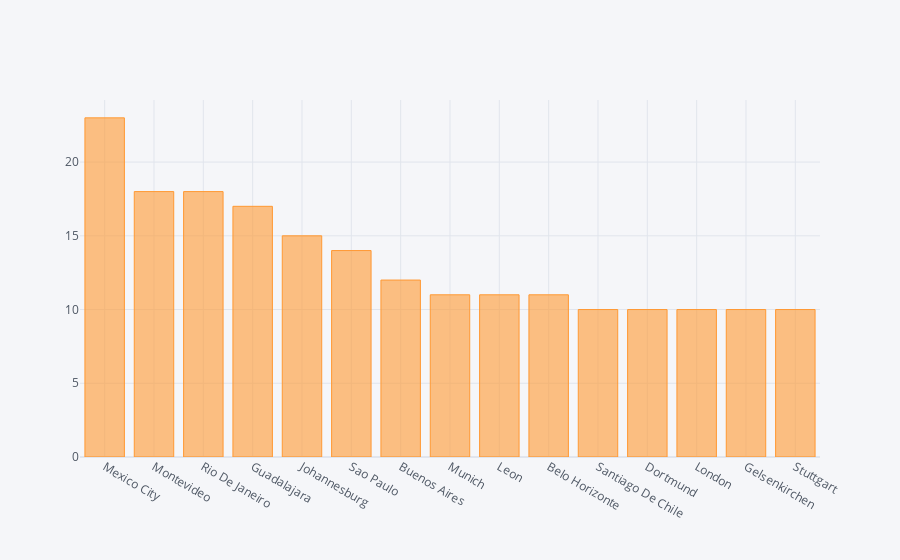

The notebook cell saved with this chart:
### Markdown cell above
### No of matches Played in City

### Code cell
matches['City'].value_counts().head(15).iplot(kind='bar')

### Figure 1 — Plotly figure (JSON) as saved in the notebook; plotly's stock layout.template omitted (floating-point values rounded to 4 significant figures)
{"data": [{"marker": {"color": "rgba(255, 153, 51, 0.6)", "line": {"color": "rgba(255, 153, 51, 1.0)", "width": 1}}, "name": "City", "orientation": "v", "text": "", "type": "bar", "x": ["Mexico City ", "Montevideo ", "Rio De Janeiro ", "Guadalajara ", "Johannesburg ", "Sao Paulo ", "Buenos Aires ", "Munich ", "Leon ", "Belo Horizonte ", "Santiago De Chile ", "Dortmund ", "London ", "Gelsenkirchen ", "Stuttgart "], "y": [23, 18, 18, 17, 15, 14, 12, 11, 11, 11, 10, 10, 10, 10, 10]}], "layout": {"legend": {"bgcolor": "#F5F6F9", "font": {"color": "#4D5663"}}, "paper_bgcolor": "#F5F6F9", "plot_bgcolor": "#F5F6F9", "title": {"font": {"color": "#4D5663"}}, "xaxis": {"gridcolor": "#E1E5ED", "showgrid": true, "tickfont": {"color": "#4D5663"}, "title": {"font": {"color": "#4D5663"}, "text": ""}, "zerolinecolor": "#E1E5ED"}, "yaxis": {"gridcolor": "#E1E5ED", "showgrid": true, "tickfont": {"color": "#4D5663"}, "title": {"font": {"color": "#4D5663"}, "text": ""}, "zerolinecolor": "#E1E5ED"}}}
